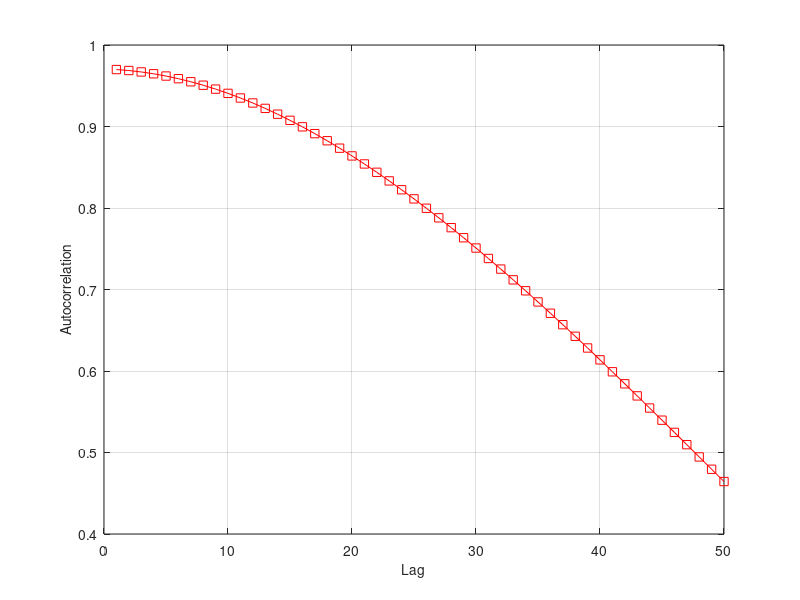

This chart was generated by the following MATLAB code:
t(1)=0;                      %Initial time
dt=pi/50;
potential(1)=rand;           %Initial random potential
n=100;                         %Number of steps



    for k=2:1:n
        potential(k)=potential(k-1)+(sqrt(dt))*(randn)+4;   %Calculates potential 
        t(k)=t(k-1)+dt;                                 %Time increment
    end
    
 M=mean(potential);
 
    for k=1:1:n
        a(k)=(potential(k)-M)^2;
    end

den=sum(a);
    
for i=1:1:50
   
    for k=1:1:n-i
        b(k)=(potential(k)-M)*(potential(k+i)-M);
    end
                                                       %Calculates the denominator of the autocorrelation function                                                   
 num(i)=sum(b);                                                %Calculates the numerator of the autocorrelation function
 g(i)=i;
 autocorrelation(i)=num(i)/den;                                    %Calculates the autocorrelation coefficient
end

% f=fit(g,autocorrelation,'exp1')
plot(g,autocorrelation, '-rs')
                             
xlabel('Lag','FontSize', 10)
ylabel('Autocorrelation','FontSize',10)
grid on



